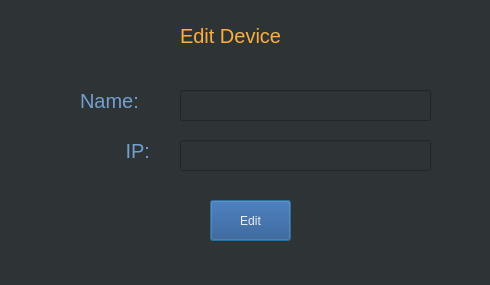
<?xml version="1.0" encoding="UTF-8"?>
<ui version="4.0">
 <class>Dialog</class>
 <widget class="QDialog" name="Dialog">
  <property name="geometry">
   <rect>
    <x>0</x>
    <y>0</y>
    <width>490</width>
    <height>285</height>
   </rect>
  </property>
  <property name="windowTitle">
   <string>Dialog</string>
  </property>
  <property name="styleSheet">
   <string notr="true">background-color: rgb(46, 52, 54);</string>
  </property>
  <widget class="QLabel" name="label_2">
   <property name="geometry">
    <rect>
     <x>120</x>
     <y>140</y>
     <width>41</width>
     <height>21</height>
    </rect>
   </property>
   <property name="styleSheet">
    <string notr="true">font-size:15pt;
color:rgb(114, 159, 207)</string>
   </property>
   <property name="text">
    <string> IP:</string>
   </property>
  </widget>
  <widget class="QLineEdit" name="object_name">
   <property name="geometry">
    <rect>
     <x>180</x>
     <y>90</y>
     <width>251</width>
     <height>31</height>
    </rect>
   </property>
   <property name="styleSheet">
    <string notr="true">font-size:12pt; color:rgb(238, 238, 236)
</string>
   </property>
   <property name="alignment">
    <set>Qt::AlignCenter</set>
   </property>
  </widget>
  <widget class="QLabel" name="label_3">
   <property name="geometry">
    <rect>
     <x>80</x>
     <y>90</y>
     <width>71</width>
     <height>21</height>
    </rect>
   </property>
   <property name="styleSheet">
    <string notr="true">font-size:15pt;
color:rgb(114, 159, 207)</string>
   </property>
   <property name="text">
    <string>Name:</string>
   </property>
  </widget>
  <widget class="QLabel" name="label">
   <property name="geometry">
    <rect>
     <x>180</x>
     <y>10</y>
     <width>141</width>
     <height>51</height>
    </rect>
   </property>
   <property name="styleSheet">
    <string notr="true">color:rgb(252, 175, 62);
font-size:15pt;

</string>
   </property>
   <property name="text">
    <string>Edit Device</string>
   </property>
  </widget>
  <widget class="QLineEdit" name="ip">
   <property name="geometry">
    <rect>
     <x>180</x>
     <y>140</y>
     <width>251</width>
     <height>31</height>
    </rect>
   </property>
   <property name="styleSheet">
    <string notr="true">font-size:12pt; color:rgb(238, 238, 236)
</string>
   </property>
   <property name="alignment">
    <set>Qt::AlignCenter</set>
   </property>
  </widget>
  <widget class="QPushButton" name="edit_object_button">
   <property name="geometry">
    <rect>
     <x>210</x>
     <y>200</y>
     <width>81</width>
     <height>41</height>
    </rect>
   </property>
   <property name="styleSheet">
    <string notr="true">color:rgb(238, 238, 236);

background-color: rgb(32, 74, 135);</string>
   </property>
   <property name="text">
    <string>Edit</string>
   </property>
  </widget>
 </widget>
 <resources/>
 <connections/>
</ui>
